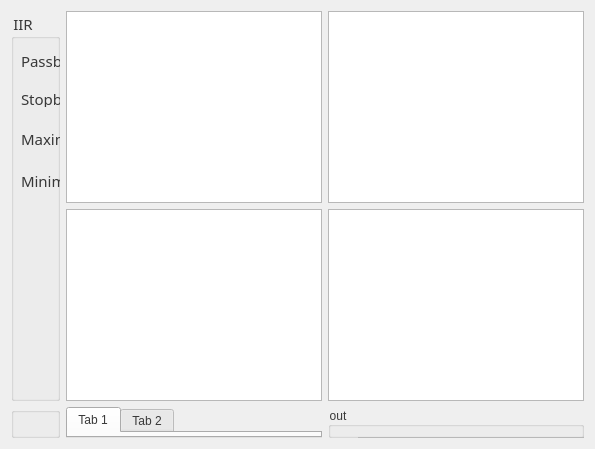
         <widget class="QWidget" name="page_4">
          <layout class="QGridLayout" name="gridLayout_5">
           <item row="2" column="2">
            <widget class="QGroupBox" name="groupBox_2">
             <property name="font">
              <font>
               <family>Arial</family>
              </font>
             </property>
             <property name="styleSheet">
              <string notr="true">color:rgb(56, 56, 56);</string>
             </property>
             <property name="title">
              <string>out</string>
             </property>
             <widget class="QTextBrowser" name="textBrowser_2">
              <property name="geometry">
               <rect>
                <x>30</x>
                <y>30</y>
                <width>281</width>
                <height>211</height>
               </rect>
              </property>
             </widget>
            </widget>
           </item>
           <item row="1" column="1">
            <widget class="QGraphicsView" name="graphicsView_7"/>
           </item>
           <item row="1" column="2">
            <widget class="QGraphicsView" name="graphicsView_8"/>
           </item>
           <item row="0" column="2">
            <widget class="QGraphicsView" name="graphicsView_6"/>
           </item>
           <item row="0" column="1">
            <widget class="QGraphicsView" name="graphicsView_5"/>
           </item>
           <item row="0" column="0" rowspan="2">
            <widget class="QGroupBox" name="groupBox_4">
             <property name="sizePolicy">
              <sizepolicy hsizetype="Expanding" vsizetype="Preferred">
               <horstretch>0</horstretch>
               <verstretch>0</verstretch>
              </sizepolicy>
             </property>
             <property name="font">
              <font>
               <family>黑体</family>
               <pointsize>11</pointsize>
              </font>
             </property>
             <property name="styleSheet">
              <string notr="true">color:rgb(56, 56, 56);</string>
             </property>
             <property name="title">
              <string>IIR</string>
             </property>
             <widget class="QLabel" name="label_9">
              <property name="geometry">
               <rect>
                <x>10</x>
                <y>40</y>
                <width>211</width>
                <height>20</height>
               </rect>
              </property>
              <property name="font">
               <font>
                <family>黑体</family>
                <pointsize>11</pointsize>
               </font>
              </property>
              <property name="styleSheet">
               <string notr="true">color:rgb(56, 56, 56);</string>
              </property>
              <property name="text">
               <string>Passband Cutoff Frequency</string>
              </property>
             </widget>
             <widget class="QLabel" name="label_10">
              <property name="geometry">
               <rect>
                <x>10</x>
                <y>80</y>
                <width>201</width>
                <height>16</height>
               </rect>
              </property>
              <property name="font">
               <font>
                <family>黑体</family>
                <pointsize>11</pointsize>
               </font>
              </property>
              <property name="styleSheet">
               <string notr="true">color:rgb(56, 56, 56);</string>
              </property>
              <property name="text">
               <string>Stopband Cutoff Frequency</string>
              </property>
             </widget>
             <widget class="QLineEdit" name="lineEdit">
              <property name="geometry">
               <rect>
                <x>220</x>
                <y>40</y>
                <width>81</width>
                <height>20</height>
               </rect>
              </property>
              <property name="font">
               <font>
                <family>黑体</family>
                <pointsize>11</pointsize>
               </font>
              </property>
             </widget>
             <widget class="QLineEdit" name="lineEdit_2">
              <property name="geometry">
               <rect>
                <x>220</x>
                <y>80</y>
                <width>81</width>
                <height>20</height>
               </rect>
              </property>
              <property name="font">
               <font>
                <family>黑体</family>
                <pointsize>11</pointsize>
               </font>
              </property>
             </widget>
             <widget class="QLineEdit" name="lineEdit_3">
              <property name="geometry">
               <rect>
                <x>220</x>
                <y>120</y>
                <width>81</width>
                <height>20</height>
               </rect>
              </property>
              <property name="font">
               <font>
                <family>黑体</family>
                <pointsize>11</pointsize>
               </font>
              </property>
             </widget>
             <widget class="QLabel" name="label_11">
              <property name="geometry">
               <rect>
                <x>10</x>
                <y>120</y>
                <width>191</width>
                <height>16</height>
               </rect>
              </property>
              <property name="font">
               <font>
                <family>黑体</family>
                <pointsize>11</pointsize>
               </font>
              </property>
              <property name="styleSheet">
               <string notr="true">color:rgb(56, 56, 56);</string>
              </property>
              <property name="text">
               <string>Maximum Attenuation(Rp)</string>
              </property>
             </widget>
             <widget class="QLineEdit" name="lineEdit_4">
              <property name="geometry">
               <rect>
                <x>220</x>
                <y>160</y>
                <width>81</width>
                <height>20</height>
               </rect>
              </property>
              <property name="font">
               <font>
                <family>黑体</family>
                <pointsize>11</pointsize>
               </font>
              </property>
             </widget>
             <widget class="QLabel" name="label_12">
              <property name="geometry">
               <rect>
                <x>10</x>
                <y>160</y>
                <width>191</width>
                <height>20</height>
               </rect>
              </property>
              <property name="font">
               <font>
                <family>黑体</family>
                <pointsize>11</pointsize>
               </font>
              </property>
              <property name="styleSheet">
               <string notr="true">color:rgb(56, 56, 56);</string>
              </property>
              <property name="text">
               <string>Minimum Attenuation(As)</string>
              </property>
             </widget>
             <widget class="QLabel" name="label_16">
              <property name="geometry">
               <rect>
                <x>310</x>
                <y>160</y>
                <width>21</width>
                <height>16</height>
               </rect>
              </property>
              <property name="font">
               <font>
                <family>黑体</family>
                <pointsize>11</pointsize>
               </font>
              </property>
              <property name="styleSheet">
               <string notr="true">color:rgb(56, 56, 56);</string>
              </property>
              <property name="text">
               <string>dB</string>
              </property>
             </widget>
             <widget class="QLabel" name="label_17">
              <property name="geometry">
               <rect>
                <x>310</x>
                <y>120</y>
                <width>21</width>
                <height>16</height>
               </rect>
              </property>
              <property name="font">
               <font>
                <family>黑体</family>
                <pointsize>11</pointsize>
               </font>
              </property>
              <property name="styleSheet">
               <string notr="true">color:rgb(56, 56, 56);</string>
              </property>
              <property name="text">
               <string>dB</string>
              </property>
             </widget>
             <widget class="QLabel" name="label_18">
              <property name="geometry">
               <rect>
                <x>310</x>
                <y>80</y>
                <width>21</width>
                <height>16</height>
               </rect>
              </property>
              <property name="font">
               <font>
                <family>黑体</family>
                <pointsize>11</pointsize>
               </font>
              </property>
              <property name="styleSheet">
               <string notr="true">color:rgb(56, 56, 56);</string>
              </property>
              <property name="text">
               <string>Hz</string>
              </property>
             </widget>
             <widget class="QLabel" name="label_19">
              <property name="geometry">
               <rect>
                <x>310</x>
                <y>40</y>
                <width>21</width>
                <height>16</height>
               </rect>
              </property>
              <property name="font">
               <font>
                <family>黑体</family>
                <pointsize>11</pointsize>
               </font>
              </property>
              <property name="styleSheet">
               <string notr="true">color:rgb(56, 56, 56);</string>
              </property>
              <property name="text">
               <string>Hz</string>
              </property>
             </widget>
            </widget>
           </item>
           <item row="2" column="0">
            <widget class="QGroupBox" name="groupBox_5">
             <property name="styleSheet">
              <string notr="true">QPushButton{
	background:rgb(244, 211, 255);
	rgb(44, 44, 44)
	border:none;
	height:18;
	border-radius:5px;
}

QPushButton::hover {
	background:rgb(197, 131, 255);
}
</string>
             </property>
             <property name="title">
              <string/>
             </property>
             <widget class="QLineEdit" name="lineEdit_5">
              <property name="geometry">
               <rect>
                <x>150</x>
                <y>100</y>
                <width>141</width>
                <height>20</height>
               </rect>
              </property>
              <property name="font">
               <font>
                <family>黑体</family>
                <pointsize>11</pointsize>
               </font>
              </property>
              <property name="styleSheet">
               <string notr="true">color:rgb(56, 56, 56);</string>
              </property>
             </widget>
             <widget class="QLabel" name="label_13">
              <property name="geometry">
               <rect>
                <x>10</x>
                <y>100</y>
                <width>141</width>
                <height>16</height>
               </rect>
              </property>
              <property name="font">
               <font>
                <family>黑体</family>
                <pointsize>11</pointsize>
               </font>
              </property>
              <property name="styleSheet">
               <string notr="true">color:rgb(56, 56, 56);</string>
              </property>
              <property name="text">
               <string>Sample Frequency</string>
              </property>
             </widget>
             <widget class="QLabel" name="label_14">
              <property name="geometry">
               <rect>
                <x>10</x>
                <y>60</y>
                <width>121</width>
                <height>16</height>
               </rect>
              </property>
              <property name="font">
               <font>
                <family>黑体</family>
                <pointsize>11</pointsize>
               </font>
              </property>
              <property name="styleSheet">
               <string notr="true">color:rgb(56, 56, 56);</string>
              </property>
              <property name="text">
               <string>IIR filter Type</string>
              </property>
             </widget>
             <widget class="QLabel" name="label_15">
              <property name="geometry">
               <rect>
                <x>10</x>
                <y>30</y>
                <width>101</width>
                <height>16</height>
               </rect>
              </property>
              <property name="font">
               <font>
                <family>黑体</family>
                <pointsize>11</pointsize>
               </font>
              </property>
              <property name="styleSheet">
               <string notr="true">color:rgb(56, 56, 56);</string>
              </property>
              <property name="text">
               <string>Filter Type</string>
              </property>
             </widget>
             <widget class="QComboBox" name="comboBox">
              <property name="geometry">
               <rect>
                <x>150</x>
                <y>30</y>
                <width>141</width>
                <height>22</height>
               </rect>
              </property>
              <property name="font">
               <font>
                <family>黑体</family>
                <pointsize>12</pointsize>
                <weight>50</weight>
                <italic>false</italic>
                <bold>false</bold>
                <underline>false</underline>
               </font>
              </property>
              <property name="styleSheet">
               <string notr="true">color:rgb(56, 56, 56);</string>
              </property>
              <item>
               <property name="text">
                <string>Lowpass</string>
               </property>
              </item>
              <item>
               <property name="text">
                <string>bandstop</string>
               </property>
              </item>
              <item>
               <property name="text">
                <string>Highpass</string>
               </property>
              </item>
              <item>
               <property name="text">
                <string>Bandpass</string>
               </property>
              </item>
             </widget>
             <widget class="QComboBox" name="comboBox_2">
              <property name="geometry">
               <rect>
                <x>150</x>
                <y>60</y>
                <width>141</width>
                <height>22</height>
               </rect>
              </property>
              <property name="font">
               <font>
                <family>黑体</family>
                <pointsize>11</pointsize>
               </font>
              </property>
              <property name="styleSheet">
               <string notr="true">color:rgb(56, 56, 56);</string>
              </property>
              <item>
               <property name="text">
                <string>Butterworth</string>
               </property>
              </item>
              <item>
               <property name="text">
                <string>Cauer/elliptic</string>
               </property>
              </item>
             </widget>
             <widget class="QPushButton" name="pushButton_7">
              <property name="geometry">
               <rect>
                <x>20</x>
                <y>130</y>
                <width>261</width>
                <height>23</height>
               </rect>
              </property>
              <property name="font">
               <font>
                <family>黑体</family>
                <pointsize>11</pointsize>
               </font>
              </property>
              <property name="styleSheet">
               <string notr="true">QPushButton{
	background:rgb(244, 211, 255);
	color:rgb(56, 56, 56);
	border:none;
	height:18;
	border-radius:5px;
}

QPushButton::hover {
	background:rgb(197, 131, 255);
}
\</string>
              </property>
              <property name="text">
               <string>Start Design</string>
              </property>
             </widget>
             <widget class="QPushButton" name="pushButton_8">
              <property name="geometry">
               <rect>
                <x>20</x>
                <y>170</y>
                <width>261</width>
                <height>23</height>
               </rect>
              </property>
              <property name="font">
               <font>
                <family>黑体</family>
                <pointsize>11</pointsize>
               </font>
              </property>
              <property name="styleSheet">
               <string notr="true">QPushButton{
	background:rgb(244, 211, 255);
	color:rgb(56, 56, 56);
	border:none;
	height:18;
	border-radius:5px;
}

QPushButton::hover {
	background:rgb(197, 131, 255);
}
\</string>
              </property>
              <property name="text">
               <string>Apply Result To Current File</string>
              </property>
             </widget>
             <widget class="QLabel" name="label_76">
              <property name="geometry">
               <rect>
                <x>300</x>
                <y>100</y>
                <width>21</width>
                <height>16</height>
               </rect>
              </property>
              <property name="font">
               <font>
                <family>黑体</family>
                <pointsize>11</pointsize>
               </font>
              </property>
              <property name="styleSheet">
               <string notr="true">color:rgb(56, 56, 56);</string>
              </property>
              <property name="text">
               <string>Hz</string>
              </property>
             </widget>
            </widget>
           </item>
           <item row="2" column="1">
            <widget class="QTabWidget" name="tabWidget_2">
             <property name="styleSheet">
              <string notr="true">color:rgb(56, 56, 56);</string>
             </property>
             <property name="currentIndex">
              <number>0</number>
             </property>
             <widget class="QWidget" name="tab_11">
              <attribute name="title">
               <string>Tab 1</string>
              </attribute>
              <widget class="QSlider" name="horizontalSlider_4">
               <property name="geometry">
                <rect>
                 <x>60</x>
                 <y>50</y>
                 <width>191</width>
                 <height>22</height>
                </rect>
               </property>
               <property name="orientation">
                <enum>Qt::Horizontal</enum>
               </property>
              </widget>
              <widget class="QDial" name="dial_4">
               <property name="geometry">
                <rect>
                 <x>160</x>
                 <y>80</y>
                 <width>71</width>
                 <height>101</height>
                </rect>
               </property>
              </widget>
              <widget class="QPushButton" name="pushButton_4">
               <property name="geometry">
                <rect>
                 <x>30</x>
                 <y>110</y>
                 <width>111</width>
                 <height>23</height>
                </rect>
               </property>
               <property name="font">
                <font>
                 <family>黑体</family>
                 <pointsize>11</pointsize>
                </font>
               </property>
               <property name="styleSheet">
                <string notr="true">QPushButton{
	background:rgb(244, 211, 255);
	border:none;
	height:18;
	border-radius:5px;
}

QPushButton::hover {
	background:rgb(197, 131, 255);
}
</string>
               </property>
               <property name="text">
                <string>Play/Pause</string>
               </property>
              </widget>
              <widget class="QLabel" name="label_70">
               <property name="geometry">
                <rect>
                 <x>270</x>
                 <y>40</y>
                 <width>41</width>
                 <height>33</height>
                </rect>
               </property>
               <property name="sizePolicy">
                <sizepolicy hsizetype="Fixed" vsizetype="Preferred">
                 <horstretch>0</horstretch>
                 <verstretch>0</verstretch>
                </sizepolicy>
               </property>
               <property name="font">
                <font>
                 <family>黑体</family>
                 <pointsize>11</pointsize>
                </font>
               </property>
               <property name="layoutDirection">
                <enum>Qt::RightToLeft</enum>
               </property>
               <property name="styleSheet">
                <string notr="true">color:rgb(0, 0, 0)</string>
               </property>
               <property name="text">
                <string>00:00</string>
               </property>
              </widget>
              <widget class="QLabel" name="label_71">
               <property name="geometry">
                <rect>
                 <x>11</x>
                 <y>40</y>
                 <width>41</width>
                 <height>33</height>
                </rect>
               </property>
               <property name="sizePolicy">
                <sizepolicy hsizetype="Preferred" vsizetype="Preferred">
                 <horstretch>0</horstretch>
                 <verstretch>0</verstretch>
                </sizepolicy>
               </property>
               <property name="font">
                <font>
                 <family>黑体</family>
                 <pointsize>11</pointsize>
                </font>
               </property>
               <property name="styleSheet">
                <string notr="true">color:rgb(0, 0, 0)</string>
               </property>
               <property name="text">
                <string>00:00</string>
               </property>
              </widget>
              <widget class="QLabel" name="label_74">
               <property name="geometry">
                <rect>
                 <x>10</x>
                 <y>20</y>
                 <width>301</width>
                 <height>16</height>
                </rect>
               </property>
               <property name="font">
                <font>
                 <family>黑体</family>
                 <pointsize>11</pointsize>
                </font>
               </property>
               <property name="text">
                <string>IIR Audio</string>
               </property>
              </widget>
             </widget>
             <widget class="QWidget" name="tab_12">
              <attribute name="title">
               <string>Tab 2</string>
              </attribute>
             </widget>
            </widget>
           </item>
          </layout>
         </widget>
